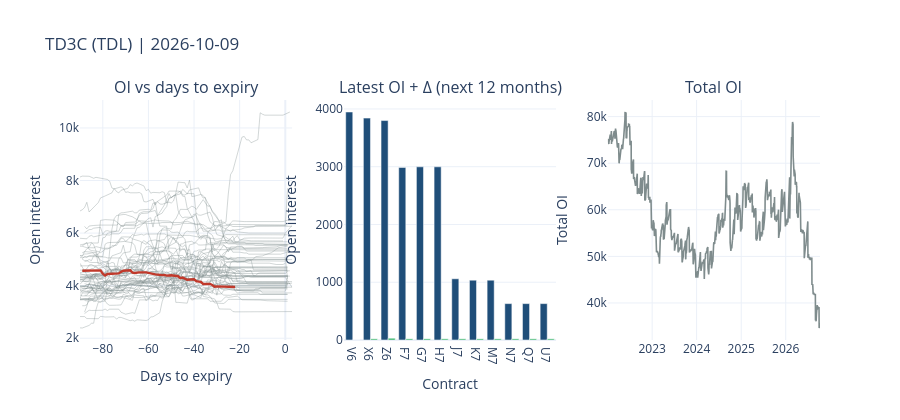

The notebook cell this image was saved under:
### Markdown cell above
## Positioning pack (crude-style)

Grey lines = each expired/listed month’s OI path into expiry. Red = current front month. Bars = next 12 listed months; red overlay = day-over-day Δ OI.

### Code cell
tot = total_oi(oi_ok)
front_code = front.iloc[0]["CONTRACT_CODE"]
front_month = front.iloc[0]["CONTRACT_MONTH"]

fig = make_subplots(
    rows=1, cols=3,
    subplot_titles=(
        f"OI vs days to expiry",
        "Latest OI + Δ (next 12 months)",
        "Total OI",
    ),
    horizontal_spacing=0.07,
)
fig.update_layout(title=f"TD3C (TDL) | {session}", template="plotly_white", height=420, showlegend=False)

# --- spaghetti: last 90 days of each contract's life ---
life = oi_ok.loc[oi_ok["DAYS_TO_EXPIRY"].between(-90, 5)]
for month, g in life.groupby("CONTRACT_MONTH"):
    g = g.sort_values("TRADE_DATE")
    is_front = month == front_month
    fig.add_trace(
        go.Scatter(
            x=g["DAYS_TO_EXPIRY"], y=g["OI_LOTS"],
            mode="lines",
            line=dict(color="#c0392b" if is_front else "#7f8c8d", width=2.4 if is_front else 1),
            opacity=1 if is_front else 0.35,
            hovertemplate="%{x} dte<br>%{y:,.0f} lots",
            name=str(month),
        ),
        row=1, col=1,
    )
fig.update_xaxes(title_text="Days to expiry", row=1, col=1)
fig.update_yaxes(title_text="Open interest", row=1, col=1)

# --- latest OI + delta ---
delta = oi_delta(prev_snap, front)
fig.add_trace(
    go.Bar(x=delta["CONTRACT_CODE"], y=delta["OI_LOTS"], marker_color="#1f4e79",
           hovertemplate="%{x}<br>OI %{y:,.0f}<extra></extra>"),
    row=1, col=2,
)
fig.add_trace(
    go.Bar(
        x=delta["CONTRACT_CODE"], y=delta["OI_DELTA"].fillna(0),
        marker_color=["#c0392b" if v < 0 else "#27ae60" for v in delta["OI_DELTA"].fillna(0)],
        hovertemplate="Δ %{y:,.0f}<extra></extra>",
    ),
    row=1, col=2,
)
fig.update_xaxes(title_text="Contract", row=1, col=2)
fig.update_yaxes(title_text="Open interest", row=1, col=2)

fig.add_trace(
    go.Scatter(x=tot["TRADE_DATE"], y=tot["OI_LOTS"], mode="lines",
               line=dict(color="#7f8c8d", width=1.6),
               hovertemplate="%{x|%Y-%m-%d}<br>%{y:,.0f} lots"),
    row=1, col=3,
)
fig.update_yaxes(title_text="Total OI", row=1, col=3)
fig.show()

chg = tot.set_index("TRADE_DATE")["OI_LOTS"]
d1 = chg.iloc[-1] - chg.iloc[-2] if len(chg) > 1 else 0
d20 = chg.iloc[-1] - chg.iloc[-21] if len(chg) > 21 else float("nan")
display(Markdown(
    f"Front **{front_code}** · total OI **{chg.iloc[-1]:,.0f}** lots "
    f"({chg.iloc[-1] * 1000 / 270000:,.0f} VLCC-equivalent) · "
    f"Δ1d {d1:+,.0f} · Δ20d {d20:+,.0f} vs {prev_session}."
))
